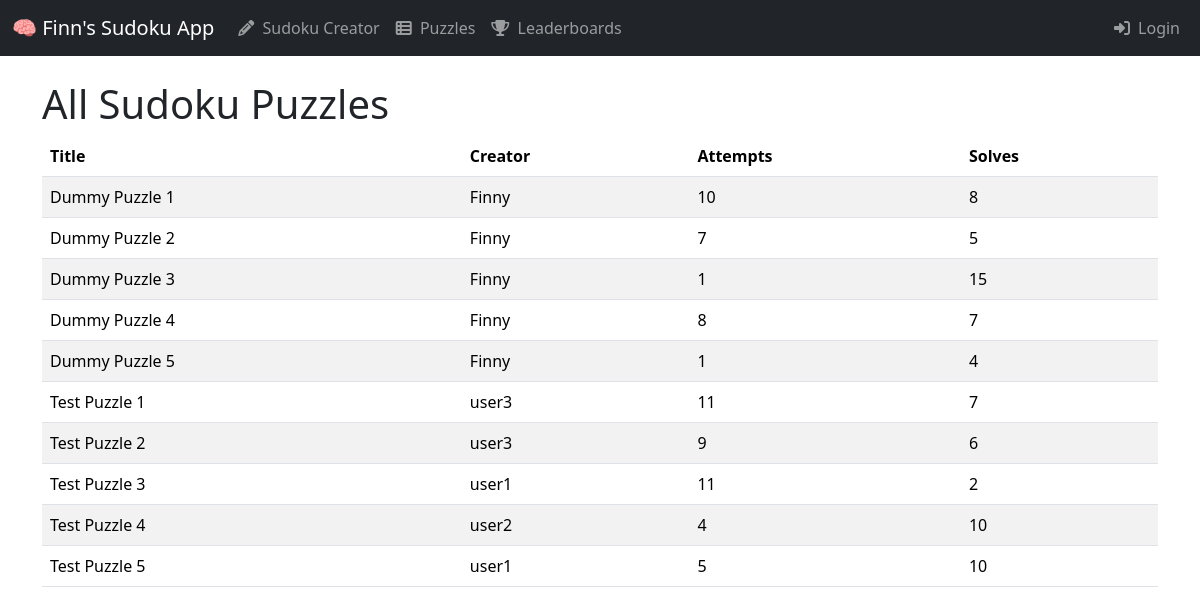
Page /puzzles/ on the committed database.
### sudoku/models.py (models this page shows, shortened)
class Sudoku(models.Model):
    title = models.CharField(max_length=100)
    created_by = models.ForeignKey(User, on_delete=models.SET_NULL, null=True, related_name="sudokus_created")
    puzzle_string = models.TextField(default='0'*81)
    solution_string = models.TextField(default='0'*81)
    difficulty = models.CharField(max_length=50, blank=True)
    is_public = models.BooleanField(default=True)
    tags = models.ManyToManyField(Tag, blank=True, related_name="sudokus")
    attempts = models.PositiveIntegerField(default=0)
    solves = models.PositiveIntegerField(default=0)
    total_time = models.PositiveIntegerField(default=0)
    average_time = models.FloatField(default=0.0)
    average_rating = models.FloatField(default=0.0)
    ratings_count = models.PositiveIntegerField(default=0)
    created_at = models.DateTimeField(default=timezone.now)
    last_attempted = models.DateTimeField(null=True, blank=True)

### sudoku/views.py (the view)
# urls.py: path('puzzles/', views.puzzles_view, name='puzzles'),
def puzzles_view(request):
    sudokus = Sudoku.objects.all().select_related("created_by")
    return render(request, 'sudoku/puzzles.html', {'sudokus': sudokus})

### sudoku/templates/sudoku/puzzles.html
{% extends 'sudoku/base.html' %}
{% block content %}
<h1>All Sudoku Puzzles</h1>
{% if sudokus %}
<table class="table table-striped">
  <thead>
  <tr>
    <th>Title</th>
    <th>Creator</th>
    <th>Attempts</th>
    <th>Solves</th>
  </tr>
  </thead>
  <tbody>
  {% for s in sudokus %}
  <tr>
    <td>{{ s.title }}</td>
    <td>{{ s.created_by.username }}</td>
    <td>{{ s.attempts }}</td>
    <td>{{ s.solves }}</td>
  </tr>
  {% endfor %}
  </tbody>
</table>
{% else %}
<p>No puzzles available.</p>
{% endif %}
{% endblock %}

### sudoku/templates/sudoku/base.html (shortened to what this page needs)
<!DOCTYPE html>
<html lang="en">
<head>
  <link href="https://cdn.jsdelivr.net/npm/bootstrap@5.3.3/dist/css/bootstrap.min.css" rel="stylesheet">
  <link href="https://cdnjs.cloudflare.com/ajax/libs/font-awesome/6.5.0/css/all.min.css" rel="stylesheet">
</head>
<body>
<nav class="navbar navbar-expand-lg navbar-dark bg-dark">
  <div class="container-fluid">
    <a class="navbar-brand" href="/">🧠 Finn's Sudoku App</a>
    <div class="collapse navbar-collapse" id="navbarNav">
      <ul class="navbar-nav me-auto mb-2 mb-lg-0">
        <li class="nav-item">
          <a class="nav-link" href="{% url 'creator' %}"><i class="fas fa-pencil-alt me-1"></i> Sudoku Creator</a>
        </li>
        <li class="nav-item">
          <a class="nav-link" href="{% url 'puzzles' %}"><i class="fas fa-th-list me-1"></i> Puzzles</a>
        </li>
        <li class="nav-item">
          <a class="nav-link" href="{% url 'leaderboard' %}"><i class="fas fa-trophy me-1"></i> Leaderboards</a>
        </li>
      </ul>
      <ul class="navbar-nav ms-auto">
        {% if user.is_authenticated %}
        <li class="nav-item">
          <a class="nav-link" href="{% url 'profile' %}"><i class="fas fa-user-circle me-1"></i> {{ user.username }}</a>
        </li>
        <li class="nav-item d-flex align-items-center">
          <form method="post" action="{% url 'logout' %}" class="m-0">
            {% csrf_token %}
            <button type="submit" class="btn btn-link nav-link px-2 py-1">
              <i class="fas fa-sign-out-alt me-1"></i> Logout
            </button>
          </form>
        </li>
        {% else %}
        <li class="nav-item">
          <a class="nav-link" href="{% url 'login' %}"><i class="fas fa-sign-in-alt me-1"></i> Login</a>
        </li>
        {% endif %}
      </ul>
    </div>
  </div>
</nav>
<div class="container mt-4">
  {% block content %}{% endblock %}
</div>
</body>
</html>

### rows in the picture
Sudoku: title "Dummy Puzzle 1", created_by.username "Finny", attempts "10", solves "8"
Sudoku: title "Dummy Puzzle 2", created_by.username "Finny", attempts "7", solves "5"
Sudoku: title "Dummy Puzzle 3", created_by.username "Finny", attempts "1", solves "15"
Sudoku: title "Dummy Puzzle 4", created_by.username "Finny", attempts "8", solves "7"
Sudoku: title "Dummy Puzzle 5", created_by.username "Finny", attempts "1", solves "4"
Sudoku: title "Test Puzzle 1", created_by.username "user3", attempts "11", solves "7"
Sudoku: title "Test Puzzle 2", created_by.username "user3", attempts "9", solves "6"
Sudoku: title "Test Puzzle 3", created_by.username "user1", attempts "11", solves "2"
Sudoku: title "Test Puzzle 4", created_by.username "user2", attempts "4", solves "10"
Sudoku: title "Test Puzzle 5", created_by.username "user1", attempts "5", solves "10"
